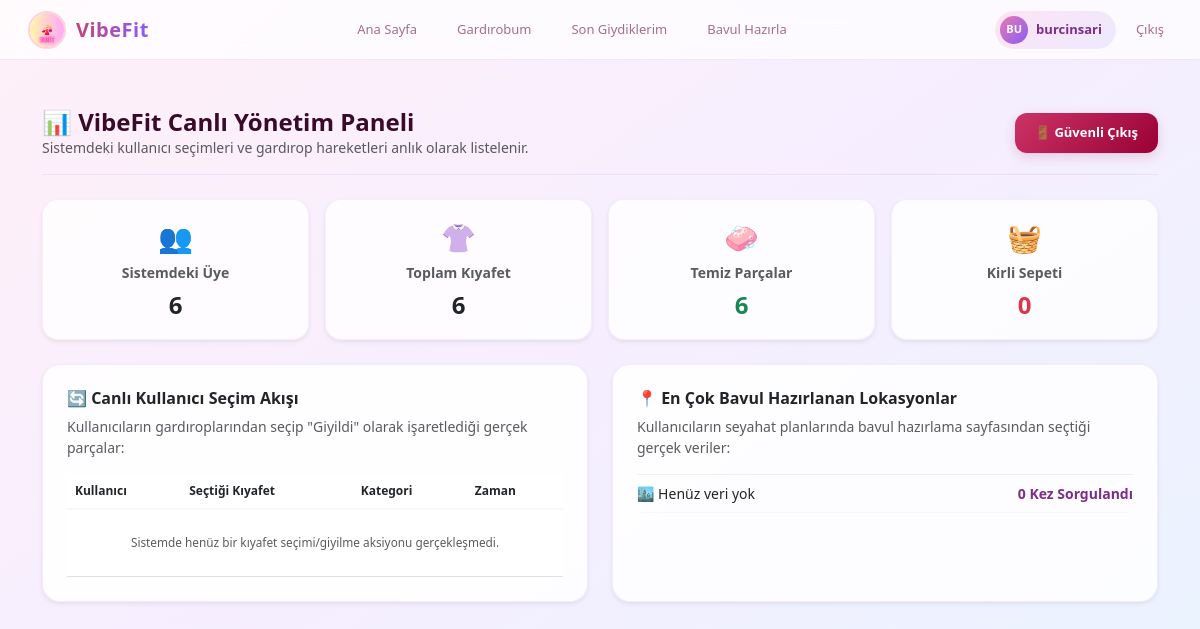
The app's page /yonetim-paneli/ (signed in), older data.
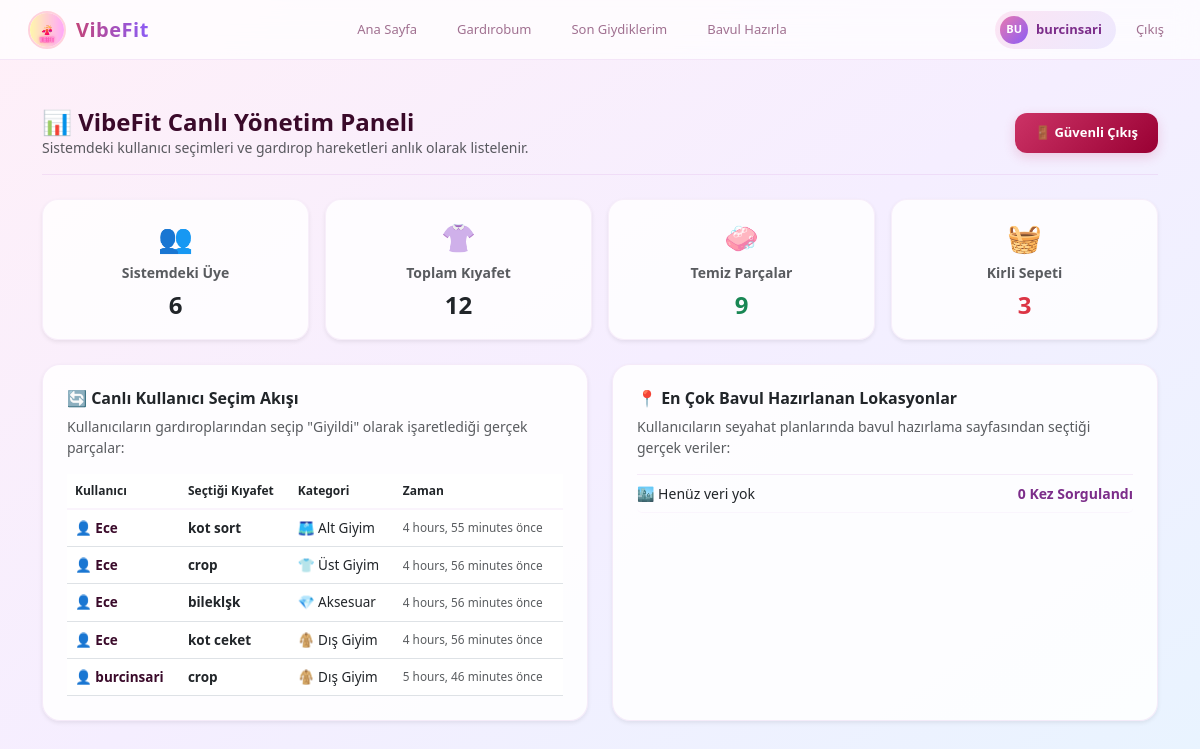
The same page, newer data.
### core/models.py (models this page shows, shortened)
class ClothingItem(models.Model):
    CATEGORY_CHOICES = [
        ('dis', 'Dış Giyim'),
        ('ust', 'Üst Giyim'),
        ('alt', 'Alt Giyim'),
        ('ayakkabi', 'Ayakkabı'),
        ('aksesuar', 'Aksesuar'),
    ]
    STYLE_CHOICES = [
        ('spor', 'Spor'),
        ('klasik', 'Klasik'),
        ('casual', 'Günlük/Casual'),
    ]
    user = models.ForeignKey(User, on_delete=models.CASCADE)
    category = models.CharField(
        max_length=20,
        choices=CATEGORY_CHOICES,
        verbose_name="Kategori"
    )
    name = models.CharField(max_length=100, verbose_name="Kıyafet Adı")
    style = models.CharField(
        max_length=20,
        choices=STYLE_CHOICES,
        default='casual',
        verbose_name="Stil"
    )
    color = models.CharField(max_length=30, verbose_name="Renk", blank=True, null=True)
    is_clean = models.BooleanField(default=True, verbose_name="Temiz mi?")
    is_favorite = models.BooleanField(default=False, verbose_name="Favori mi?")
    is_waterproof = models.BooleanField(default=False, verbose_name="Su Geçirmez mi?")
    min_temp = models.IntegerField(default=0, verbose_name='Min Derece')
    max_temp = models.IntegerField(default=30, verbose_name='Max Derece')
    last_worn = models.DateTimeField(null=True, blank=True, verbose_name="Son Giyilme Tarihi")
    class Meta:
        verbose_name_plural = "Kıyafetler"

### core/views.py (the view)
# urls.py: path('yonetim-paneli/', views.admin_dashboard, name='admin_dashboard'),
def admin_dashboard(request):
    if not request.user.is_authenticated or not (request.user.is_staff or request.user.is_superuser):
        return redirect('admin_login')
    total_users = User.objects.count()
    total_clothes = ClothingItem.objects.count()
    kirli_sayisi = ClothingItem.objects.filter(is_clean=False).count()
    temiz_sayisi = ClothingItem.objects.filter(is_clean=True).count()
    son_giyilenler = ClothingItem.objects.filter(last_worn__isnull=False).order_by('-last_worn')[:5]
    seçilen_sehirler = DestinationSearch.objects.values('city').annotate(bavul_sayisi=Count('id')).order_by('-bavul_sayisi')[:5]
    populer_seyahatler = []
    for s in seçilen_sehirler:
        populer_seyahatler.append({
            'sehir': s['city'],
            'bavul_sayisi': s['bavul_sayisi']
        })
    if not populer_seyahatler:
        populer_seyahatler = [
            {'sehir': 'Henüz veri yok', 'bavul_sayisi': 0}
        ]
    context = {
        'total_users': total_users,
        'total_clothes': total_clothes,
        'kirli_sayisi': kirli_sayisi,
        'temiz_sayisi': temiz_sayisi,
        'son_giyilenler': son_giyilenler,
        'populer_seyahatler': populer_seyahatler,
    }
    return render(request, 'admin_dashboard.html', context)

### core/templates/admin_dashboard.html (shortened to what the changed rows need)
{% extends 'base.html' %}
{% load static %}
{% block content %}
<div class="container mt-4">
    <div class="d-flex justify-content-between align-items-center mb-4 pb-3" style="border-bottom: 1px solid rgba(220,180,230,0.3);">
        <div>
            <h2 class="fw-bold" style="color: #3a0a2a; margin: 0; font-size: 24px;">📊 VibeFit Canlı Yönetim Paneli</h2>
        </div>
    </div>
    <div class="row g-3 mb-4">
        <div class="col-6 col-md-3">
            <div class="card shadow-sm p-3 text-center" style="border-radius: 16px; background: rgba(255,255,255,0.8); border: 1px solid rgba(220,180,230,0.2);">
                <div class="fs-3 mb-1">👚</div>
                <div class="text-muted small fw-semibold">Toplam Kıyafet</div>
                <div class="fs-4 fw-bold text-dark mt-1">{{ total_clothes }}</div>
            </div>
        </div>
        <div class="col-6 col-md-3">
            <div class="card shadow-sm p-3 text-center" style="border-radius: 16px; background: rgba(255,255,255,0.8); border: 1px solid rgba(220,180,230,0.2);">
                <div class="fs-3 mb-1">🧼</div>
                <div class="text-muted small fw-semibold">Temiz Parçalar</div>
                <div class="fs-4 fw-bold text-success mt-1">{{ temiz_sayisi }}</div>
            </div>
        </div>
        <div class="col-6 col-md-3">
            <div class="card shadow-sm p-3 text-center" style="border-radius: 16px; background: rgba(255,255,255,0.8); border: 1px solid rgba(220,180,230,0.2);">
                <div class="fs-3 mb-1">🧺</div>
                <div class="text-muted small fw-semibold">Kirli Sepeti</div>
                <div class="fs-4 fw-bold text-danger mt-1">{{ kirli_sayisi }}</div>
            </div>
        </div>
    </div>
    <div class="row g-4">
        <div class="col-md-6">
            <div class="card shadow-sm p-4 h-100" style="border-radius: 18px; background: rgba(255,255,255,0.85); border: 1px solid rgba(220,180,230,0.25);">
                <div class="table-responsive">
                    <table class="table table-hover align-middle mb-0">
                        <thead>
                            <tr style="font-size: 12px; color: #7c2d8a; border-bottom: 2px solid rgba(220,180,230,0.15);">
                                <th>Kullanıcı</th>
                                <th>Seçtiği Kıyafet</th>
                                <th>Kategori</th>
                                <th>Zaman</th>
                            </tr>
                        </thead>
                        <tbody style="font-size: 13.5px;">
                            {% for item in son_giyilenler %}
                            <tr>
                                <td class="fw-bold" style="color: #3a0a2a;">👤 {{ item.user.username }}</td>
                                <td class="fw-semibold">{{ item.name }}</td>
                                <td>
                                    {% if item.category == 'ust' %}👕 Üst Giyim
                                    {% elif item.category == 'alt' %}🩳 Alt Giyim
                                    {% elif item.category == 'dis' %}🧥 Dış Giyim
                                    {% elif item.category == 'ayakkabi' %}👟 Ayakkabı
                                    {% else %}💎 Aksesuar{% endif %}
                                </td>
                                <td class="text-muted small">{{ item.last_worn|timesince }} önce</td>
                            </tr>
                            {% empty %}
                            <tr>
                                <td colspan="4" class="text-muted text-center py-4 small">Sistemde henüz bir kıyafet seçimi/giyilme aksiyonu gerçekleşmedi.</td>
                            </tr>
                            {% endfor %}
                        </tbody>
                    </table>
                </div>
            </div>
        </div>
        <div class="col-md-6">
            <div class="card shadow-sm p-4 h-100" style="border-radius: 18px; background: rgba(255,255,255,0.85); border: 1px solid rgba(220,180,230,0.25);">
                <ul class="list-group list-group-flush">
                    {% for seyahat in populer_seyahatler %}
                    <li class="list-group-item d-flex justify-content-between align-items-center px-0 bg-transparent" style="font-size: 14px; border-bottom: 1px solid rgba(220,180,230,0.1);">
                        <span>🏙️ {{ seyahat.sehir }}</span>
                        <span class="fw-semibold" style="color: #7c2d8a;">{{ seyahat.bavul_sayisi }} Kez Sorgulandı</span>
                    </li>
                    {% endfor %}
                </ul>
            </div>
        </div>
    </div>
</div>
{% endblock %}

Row changes from the older to the newer data that the page shows:
added ClothingItem: user.username "Ece", name "kot sort", category "🩳 Alt Giyim", last_worn "4 hours, 55 minutes"
added ClothingItem: user.username "Ece", name "crop", category "👕 Üst Giyim", last_worn "4 hours, 56 minutes"
added ClothingItem: user.username "Ece", name "bileklşk", category "💎 Aksesuar", last_worn "4 hours, 56 minutes"
added ClothingItem: user.username "Ece", name "kot ceket", category "🧥 Dış Giyim", last_worn "4 hours, 56 minutes"
added ClothingItem: user.username "burcinsari", name "crop", category "🧥 Dış Giyim", last_worn "5 hours, 46 minutes"
Text that changed along with them:
{{ total_clothes }}: "6" → "12"
{{ temiz_sayisi }}: "6" → "9"
{{ kirli_sayisi }}: "0" → "3"
text no longer shown: "Sistemde henüz bir kıyafet seçimi/giyilme aksiyonu gerçekleşmedi."
